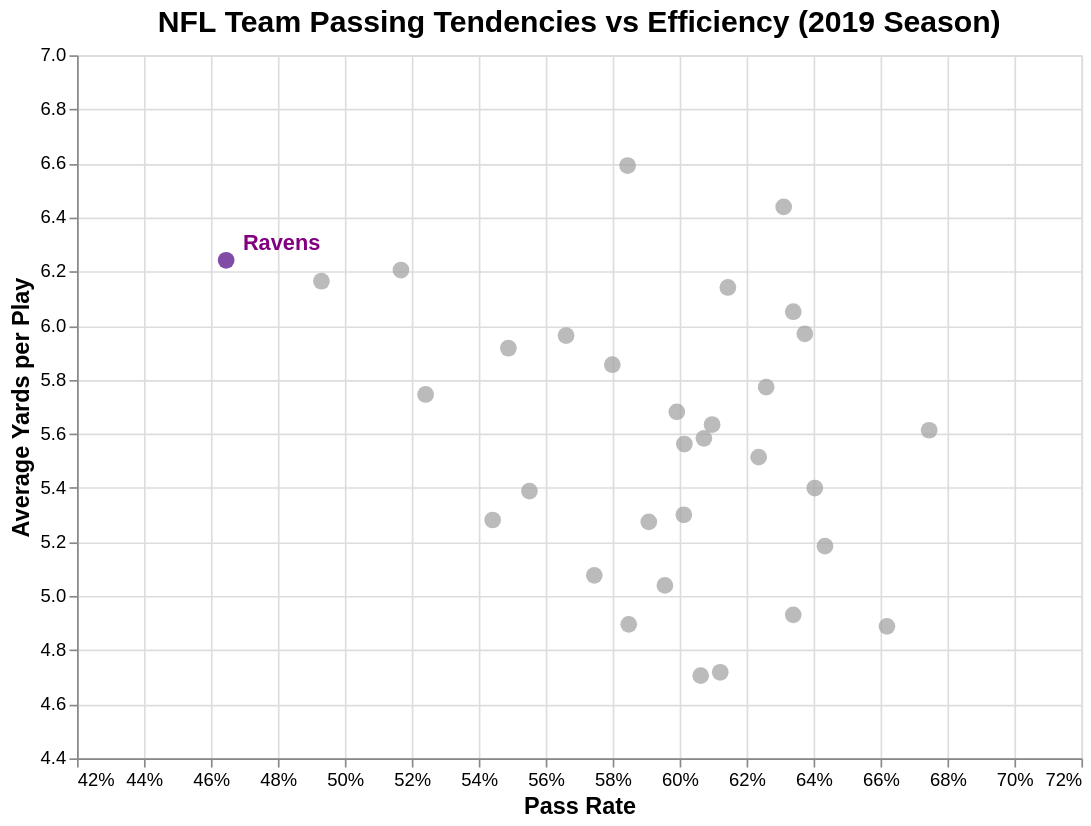

The notebook cell this image was saved under:
### Markdown cell above
<img src="Chart 2.jpeg" width="700">

### Code cell
team_summary_all = pbp_clean.groupby("team").agg(
    pass_rate=("play_type", lambda x: (x == "Pass").mean()),
    avg_yards=("yards_gained", "mean")
).reset_index()

team_summary_all["is_ravens"] = team_summary_all["team"].eq(team_name)

x_min = max(0, team_summary_all["pass_rate"].min() - 0.03)
x_max = min(1, team_summary_all["pass_rate"].max() + 0.03)

y_min = team_summary_all["avg_yards"].min() - 0.3
y_max = team_summary_all["avg_yards"].max() + 0.3

base_points = alt.Chart(team_summary_all).mark_circle(size=100, opacity=0.7).encode(
    x=alt.X(
        "pass_rate:Q",
        title="Pass Rate",
        axis=alt.Axis(format="%"),
        scale=alt.Scale(domain=[x_min, x_max])
    ),
    y=alt.Y(
        "avg_yards:Q",
        title="Average Yards per Play",
        scale=alt.Scale(domain=[y_min, y_max])
    ),
    color=alt.condition(
        alt.datum.is_ravens,
        alt.value("#4B0082"),   
        alt.value("#9e9e9e")    
    ),
    tooltip=[
        alt.Tooltip("team:N", title="Team"),
        alt.Tooltip("pass_rate:Q", title="Pass Rate", format=".1%"),
        alt.Tooltip("avg_yards:Q", title="Avg Yards", format=".2f")
    ]
)

ravens_label = (
    alt.Chart(team_summary_all[team_summary_all["is_ravens"] == True])
    .mark_text(
        align="left",
        dx=10,
        dy=-10,
        fontSize=13,
        fontWeight="bold",
        color="purple"
    )
    .encode(
        x="pass_rate:Q",
        y="avg_yards:Q",
        text=alt.value("Ravens")
    )
)

chart2 = (
    (base_points + ravens_label)
    .properties(
        title=alt.TitleParams(
            text="NFL Team Passing Tendencies vs Efficiency (2019 Season)",
            anchor="middle",
            fontSize=18
        ),
        width=600,
        height=420
    )
    .configure_axis(labelFontSize=11, titleFontSize=14)
)

chart2

### Figure 1 — Vega-Lite specification as saved in the notebook (floating-point values rounded to 4 significant figures)
{"config": {"view": {"continuousWidth": 300, "continuousHeight": 300}, "axis": {"labelFontSize": 11, "titleFontSize": 14}}, "layer": [{"data": {"name": "data-a717e089bd0d127836aa789f50148cd0"}, "mark": {"type": "circle", "opacity": 0.7, "size": 100}, "encoding": {"color": {"condition": {"test": "datum.is_ravens", "value": "#4B0082"}, "value": "#9e9e9e"}, "tooltip": [{"field": "team", "title": "Team", "type": "nominal"}, {"field": "pass_rate", "format": ".1%", "title": "Pass Rate", "type": "quantitative"}, {"field": "avg_yards", "format": ".2f", "title": "Avg Yards", "type": "quantitative"}], "x": {"axis": {"format": "%"}, "field": "pass_rate", "scale": {"domain": [0.4345, 0.7045]}, "title": "Pass Rate", "type": "quantitative"}, "y": {"field": "avg_yards", "scale": {"domain": [4.406, 6.892]}, "title": "Average Yards per Play", "type": "quantitative"}}}, {"data": {"name": "data-3a5f0d8ec21385689613c0ef726a7c73"}, "mark": {"type": "text", "align": "left", "color": "purple", "dx": 10, "dy": -10, "fontSize": 13, "fontWeight": "bold"}, "encoding": {"text": {"value": "Ravens"}, "x": {"field": "pass_rate", "type": "quantitative"}, "y": {"field": "avg_yards", "type": "quantitative"}}}], "height": 420, "title": {"text": "NFL Team Passing Tendencies vs Efficiency (2019 Season)", "anchor": "middle", "fontSize": 18}, "width": 600, "$schema": "https://vega.github.io/schema/vega-lite/v6.1.0.json", "datasets": {"data-a717e089bd0d127836aa789f50148cd0": [{"team": "ARI", "pass_rate": 0.6073, "avg_yards": 5.583, "is_ravens": false}, {"team": "ATL", "pass_rate": 0.6745, "avg_yards": 5.613, "is_ravens": false}, {"team": "BAL", "pass_rate": 0.4645, "avg_yards": 6.242, "is_ravens": true}, {"team": "BUF", "pass_rate": 0.5551, "avg_yards": 5.388, "is_ravens": false}, {"team": "CAR", "pass_rate": 0.6434, "avg_yards": 5.185, "is_ravens": false}, {"team": "CHI", "pass_rate": 0.6121, "avg_yards": 4.718, "is_ravens": false}, {"team": "CIN", "pass_rate": 0.6339, "avg_yards": 4.931, "is_ravens": false}, {"team": "CLE", "pass_rate": 0.5992, "avg_yards": 5.681, "is_ravens": false}, {"team": "DAL", "pass_rate": 0.5845, "avg_yards": 6.592, "is_ravens": false}, {"team": "DEN", "pass_rate": 0.5745, "avg_yards": 5.077, "is_ravens": false}, {"team": "DET", "pass_rate": 0.6014, "avg_yards": 5.562, "is_ravens": false}, {"team": "GB", "pass_rate": 0.6097, "avg_yards": 5.634, "is_ravens": false}, {"team": "HOU", "pass_rate": 0.5799, "avg_yards": 5.855, "is_ravens": false}, {"team": "IND", "pass_rate": 0.5441, "avg_yards": 5.281, "is_ravens": false}, {"team": "JAX", "pass_rate": 0.6236, "avg_yards": 5.514, "is_ravens": false}, {"team": "KC", "pass_rate": 0.6311, "avg_yards": 6.44, "is_ravens": false}, {"team": "LA", "pass_rate": 0.6259, "avg_yards": 5.773, "is_ravens": false}, {"team": "LAC", "pass_rate": 0.6374, "avg_yards": 5.97, "is_ravens": false}, {"team": "LV", "pass_rate": 0.5661, "avg_yards": 5.964, "is_ravens": false}, {"team": "MIA", "pass_rate": 0.6619, "avg_yards": 4.888, "is_ravens": false}, {"team": "MIN", "pass_rate": 0.5241, "avg_yards": 5.746, "is_ravens": false}, {"team": "NE", "pass_rate": 0.6012, "avg_yards": 5.301, "is_ravens": false}, {"team": "NO", "pass_rate": 0.6144, "avg_yards": 6.141, "is_ravens": false}, {"team": "NYG", "pass_rate": 0.6404, "avg_yards": 5.4, "is_ravens": false}, {"team": "NYJ", "pass_rate": 0.6063, "avg_yards": 4.706, "is_ravens": false}, {"team": "PHI", "pass_rate": 0.5908, "avg_yards": 5.275, "is_ravens": false}, {"team": "PIT", "pass_rate": 0.5848, "avg_yards": 4.895, "is_ravens": false}, {"team": "SEA", "pass_rate": 0.5488, "avg_yards": 5.917, "is_ravens": false}, {"team": "SF", "pass_rate": 0.493, "avg_yards": 6.164, "is_ravens": false}, {"team": "TB", "pass_rate": 0.6339, "avg_yards": 6.051, "is_ravens": false}, {"team": "TEN", "pass_rate": 0.5168, "avg_yards": 6.206, "is_ravens": false}, {"team": "WAS", "pass_rate": 0.5956, "avg_yards": 5.039, "is_ravens": false}], "data-3a5f0d8ec21385689613c0ef726a7c73": [{"team": "BAL", "pass_rate": 0.4645, "avg_yards": 6.242, "is_ravens": true}]}}
